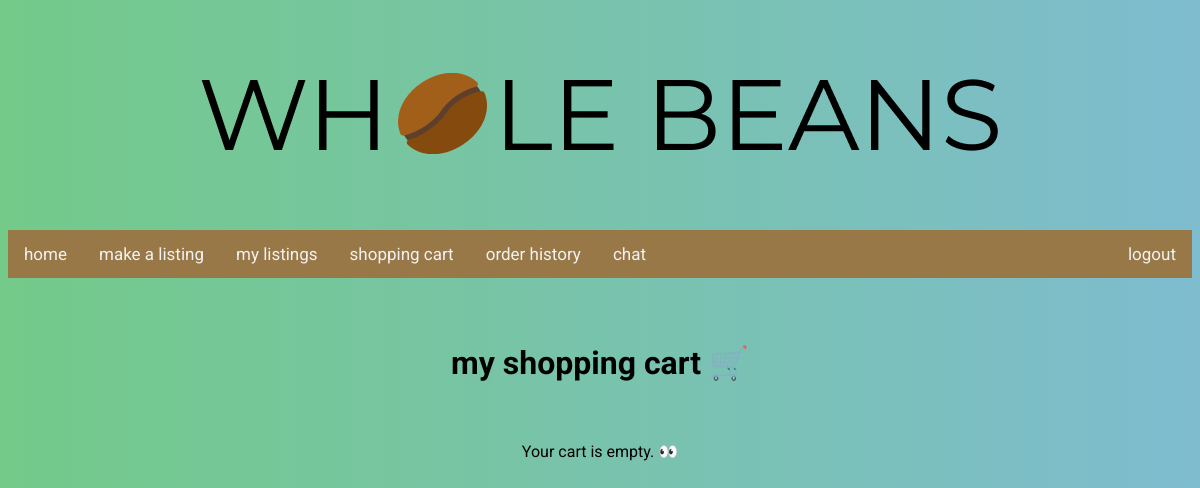
Page /myCart (signed in) on the earlier database version.
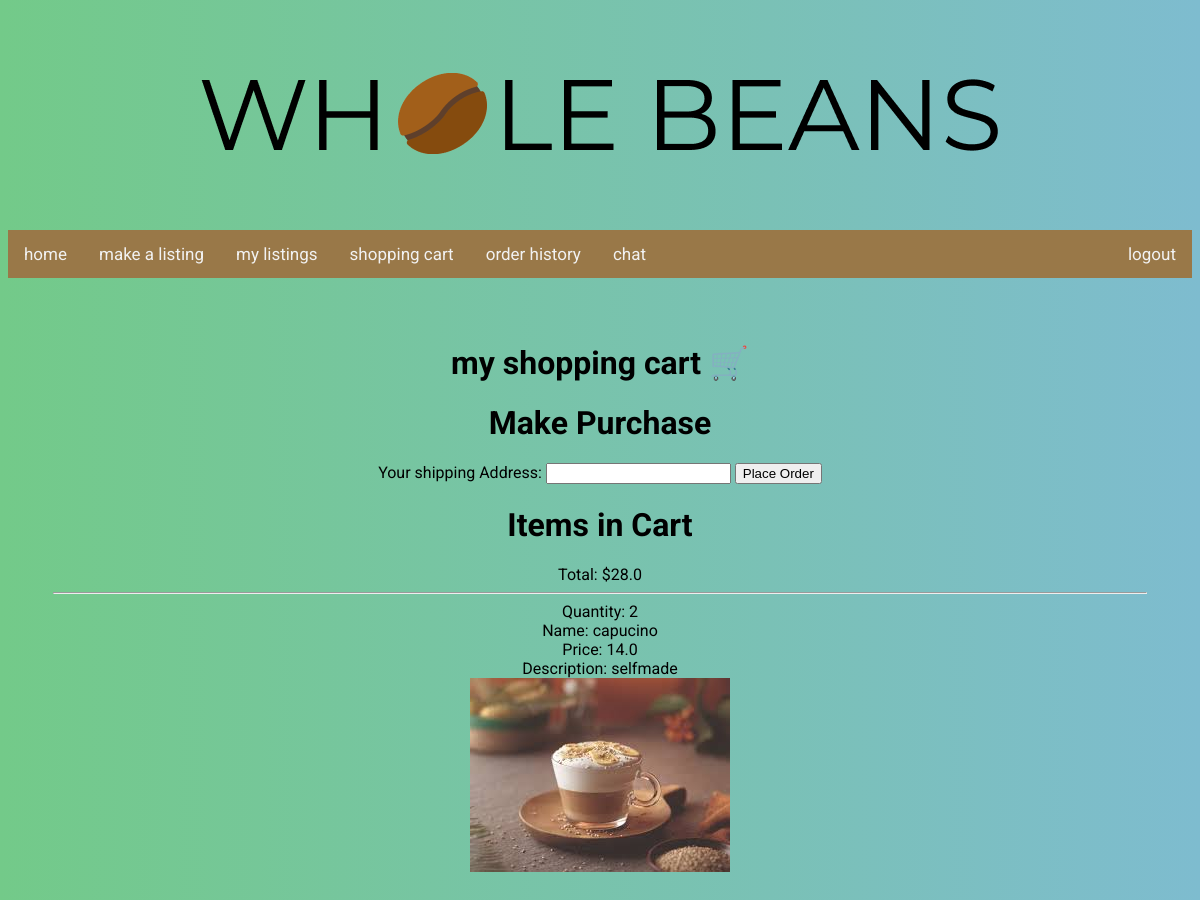
Same page on the later database version.
### post/models.py (models this page shows, shortened)
class OrderItem(models.Model):
    product = models.ForeignKey(Product, on_delete=models.CASCADE, null=True)
    quantity = models.IntegerField()

class Product(models.Model):
    owner = models.ForeignKey(User, on_delete=models.CASCADE)
    name = models.CharField(max_length=100)
    description = models.CharField(max_length=1000)
    price = models.FloatField()
    inventoryCount = models.IntegerField()
    time = models.DateTimeField(auto_now_add=True)
    image = models.FileField(upload_to='documents/', null=True)  # FileField stores path to file

### post/views.py (the view)
# urls.py: path('myCart', views.listAllMyCart, name='listMyCart'),
@login_required
def listAllMyCart(request):
    context = {}
    order = models.Order.objects.filter(owner=request.user)
    if not order:
        return render(request, 'post/myCart.html', context)
    order = order[0]
    cart_items = order.get_cart_items()  # list of orderItems associated to Order
    context['cartItems'] = cart_items
    context['cartSum'] = order.get_cart_total()
    context['paySum'] = order.get_cart_total() * 100
    if request.method == 'POST' and 'shipAddress' in request.POST:
        addr = escape(request.POST['shipAddress'])
        context['shipAddressReturn'] = addr + 'change'
        flag = False
        for item in cart_items:
            if item.quantity > item.product.inventoryCount:
                flag = True
        if flag:  # there was at least 1 item where the quantity in cart was > than stock
            context['stockNotEnough'] = True
            return render(request, 'post/myCart.html', context)
        else:  # all stock is safe. modify product database
            for item in cart_items:
                item.product.inventoryCount -= item.quantity
                item.product.save()
                history = models.History.objects.create(
                    owner=request.user,
                    productName=item.product.name,
                    productDescription=item.product.description,
                    productPrice=item.product.price,
                    quantity=item.quantity,
                    address=addr
                )
                item.delete()  # delete from itemOrder table
        context['purchaseSuccessful'] = True
        return render(request, 'payments/confirmation.html', context)
    else:
        return render(request, 'post/myCart.html', context)

### post/models.py (called while the page is built)
    def get_cart_items(self):
        return self.items.all()

    def get_cart_total(self):
        sumVar = 0
        for item in self.items.all():
            sumVar += item.quantity * item.product.price
        return sumVar

### post/templates/post/myCart.html (shortened to what this page needs)
{% load static %}
<!DOCTYPE html>
{% include "post/header.html" %}
<link rel="stylesheet" type="text/css" href="{% static 'post/listing.css' %}">
<div class="center">
    <h1> my shopping cart 🛒</h1>
    {% if not cartItems %}
        <br>
        <br>
        Your cart is empty. 👀
    {% endif %}
    {% if cartItems %}
        <h1> Make Purchase</h1>
        <form action="" method="post">
            Your shipping Address: <input type="text" name="shipAddress">
            <input type="submit" value="Place Order">
        </form>
        <h1> Items in Cart</h1>
        Total: ${{ cartSum }}
        {% for item in cartItems %}
            <hr>
            Quantity: {{item.quantity}} <br>
            Name: {{item.product.name }}<br>
            Price: {{ item.product.price }} <br>
            Description: {{ item.product.description }} <br>
            <img src="{{  item.product.image.url }}" alt="picture of {{ item.product.name }}" /> <br />
        {% endfor %}
    {% endif %}
</div>

Differences in the rows shown:
added OrderItem: quantity "2", product.name "capucino", product.price "14.0", product.description "selfmade", product.image (picture)
Other differences:
form field value: (not shown) → "Place Order"
{{ cartSum }}: (not shown) → "28.0"
text no longer shown: "Your cart is empty. 👀"
text now shown: "Make Purchase Your shipping Address: Items in Cart Total: $"
